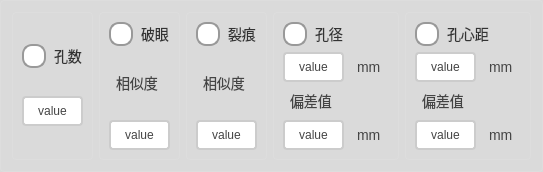
      <widget class="QGroupBox" name="groupBox_10">
       <property name="styleSheet">
        <string notr="true">QGroupBox {
    border: 1px solid #DDD;
    border-radius: 4px;
    font: bold 14px;
    color: #666;
    background-color: rgb(218, 218, 218);
}

QGroupBox::title {
    subcontrol-origin: margin;
    subcontrol-position: top left;
    left: 10px;
    padding: 0 5px;
}</string>
       </property>
       <property name="title">
        <string/>
       </property>
       <layout class="QHBoxLayout" name="horizontalLayout_15">
        <item>
         <widget class="QGroupBox" name="groupBox_4">
          <property name="title">
           <string/>
          </property>
          <layout class="QVBoxLayout" name="verticalLayout_5">
           <item>
            <layout class="QHBoxLayout" name="horizontalLayout_10">
             <item>
              <widget class="QRadioButton" name="rbtn_holesCountEnable">
               <property name="styleSheet">
                <string notr="true">QRadioButton {
    spacing: 8px;
    font-size: 14px;
    color: #333;  /* 保持原始文字颜色 */
}

/* 未选中状态 */
QRadioButton::indicator {
    width: 20px;
    height: 20px;
    border-radius: 10px;
    border: 2px solid #999;
    background: #ffffff;
}

/* 悬停效果 */
QRadioButton::indicator:hover {
    border: 2px solid #666;
}

/* 选中状态 */
QRadioButton::indicator:checked {
    border: 2px solid #FF6B00;  /* 橙色边框 */
}

/* 选中时的内圆 */
QRadioButton::indicator:checked {
    background-color: qradialgradient(
        cx:0.5, cy:0.5,
        radius:0.4,
        fx:0.5, fy:0.5,
        stop:0 #FF6B00,  /* 主橙色 */
        stop:1 transparent
    );
}

/* 禁用状态 */
QRadioButton:::disabled {
    border: 2px solid #ccc;
    background: #eee;
}

/* 点击动画效果 */
QRadioButton::indicator:pressed {
    border: 2px solid #CC5500;  /* 深橙色边框 */
    background-color: qradialgradient(
        cx:0.5, cy:0.5,
        radius:0.5,
        fx:0.5, fy:0.5,
        stop:0 #FFD8B3,  /* 浅橙色渐变 */
        stop:1 transparent
    );
}</string>
               </property>
               <property name="text">
                <string>孔数</string>
               </property>
              </widget>
             </item>
            </layout>
           </item>
           <item>
            <widget class="QPushButton" name="ptn_holesCountValue">
             <property name="styleSheet">
              <string notr="true">QPushButton {
    padding: 6px 14px;
    border: 2px solid #CCC;
    border-radius: 4px;
    background-color: white;
    color: #444;
}

QPushButton:hover {
    border-color: #999;
    background-color: #F5F5F5;
}

QPushButton:pressed {
    border-color: #777;
    background-color: #EEE;
}</string>
             </property>
             <property name="text">
              <string>value</string>
             </property>
            </widget>
           </item>
          </layout>
         </widget>
        </item>
        <item>
         <widget class="QGroupBox" name="groupBox_6">
          <property name="title">
           <string/>
          </property>
          <layout class="QVBoxLayout" name="verticalLayout_6">
           <item>
            <layout class="QHBoxLayout" name="horizontalLayout_11">
             <item>
              <widget class="QRadioButton" name="rbtn_brokenEyeEnable">
               <property name="styleSheet">
                <string notr="true">QRadioButton {
    spacing: 8px;
    font-size: 14px;
    color: #333;  /* 保持原始文字颜色 */
}

/* 未选中状态 */
QRadioButton::indicator {
    width: 20px;
    height: 20px;
    border-radius: 10px;
    border: 2px solid #999;
    background: #ffffff;
}

/* 悬停效果 */
QRadioButton::indicator:hover {
    border: 2px solid #666;
}

/* 选中状态 */
QRadioButton::indicator:checked {
    border: 2px solid #FF6B00;  /* 橙色边框 */
}

/* 选中时的内圆 */
QRadioButton::indicator:checked {
    background-color: qradialgradient(
        cx:0.5, cy:0.5,
        radius:0.4,
        fx:0.5, fy:0.5,
        stop:0 #FF6B00,  /* 主橙色 */
        stop:1 transparent
    );
}

/* 禁用状态 */
QRadioButton:::disabled {
    border: 2px solid #ccc;
    background: #eee;
}

/* 点击动画效果 */
QRadioButton::indicator:pressed {
    border: 2px solid #CC5500;  /* 深橙色边框 */
    background-color: qradialgradient(
        cx:0.5, cy:0.5,
        radius:0.5,
        fx:0.5, fy:0.5,
        stop:0 #FFD8B3,  /* 浅橙色渐变 */
        stop:1 transparent
    );
}</string>
               </property>
               <property name="text">
                <string>破眼</string>
               </property>
              </widget>
             </item>
            </layout>
           </item>
           <item>
            <widget class="QLabel" name="label_17">
             <property name="styleSheet">
              <string notr="true">/* 基础标签样式 */
QLabel {
    color: #444444;          /* 主文字色 */
    font-size: 14px;         /* 标准字号 */
    background: transparent; /* 透明背景 */
    padding: 2px 4px;        /* 基础内边距 */
}

/* 标题样式 */
QLabel.title {
    font-size: 16px;
    font-weight: 600;
    color: #333333;
    border-bottom: 1px solid #DDDDDD; /* 下划线装饰 */
    padding-bottom: 4px;
}

/* 副标题/次要文本 */
QLabel.subtitle {
    color: #666666;
    font-size: 13px;
    font-style: italic;
}

/* 强调文本 */
QLabel.emphasis {
    color: #333333;
    font-weight: 500;
    background-color: #F5F5F5;
    border-radius: 3px;
    padding: 4px 8px;
}

/* 状态标签（成功/警告/错误） */
QLabel[state=&quot;success&quot;] {
    color: #228B22;          /* 森林绿 */
    border-left: 3px solid #228B22;
    padding-left: 8px;
}

QLabel[state=&quot;warning&quot;] {
    color: #FF8C00;          /* 暗橙 */
    border-left: 3px solid #FF8C00;
    padding-left: 8px;
}

QLabel[state=&quot;error&quot;] {
    color: #B22222;          /* 砖红 */
    border-left: 3px solid #B22222;
    padding-left: 8px;
}

/* 数据展示标签 */
QLabel.data {
    color: #2F4F4F;          /* 深石板灰 */
    font-family: monospace;
    border: 1px solid #E0E0E0;
    background-color: #FFFFFF;
    padding: 6px 12px;
    border-radius: 4px;
}

/* 禁用状态 */
QLabel:disabled {
    color: #AAAAAA;
    background-color: transparent;
}

/* 链接样式（伪链接效果） */
QLabel.link {
    color: #4682B4;          /* 钢蓝 */
    text-decoration: underline;
    border-bottom: 1px dotted #4682B4;
}

/* 图标标签 */
QLabel.icon {
    qproperty-alignment: AlignCenter;
    border: 1px solid #E0E0E0;
    border-radius: 4px;
    background-color: #FFFFFF;
    padding: 12px;
}</string>
             </property>
             <property name="text">
              <string>相似度</string>
             </property>
            </widget>
           </item>
           <item>
            <widget class="QPushButton" name="pbtn_brokenEyeSimilarity">
             <property name="styleSheet">
              <string notr="true">QPushButton {
    padding: 6px 14px;
    border: 2px solid #CCC;
    border-radius: 4px;
    background-color: white;
    color: #444;
}

QPushButton:hover {
    border-color: #999;
    background-color: #F5F5F5;
}

QPushButton:pressed {
    border-color: #777;
    background-color: #EEE;
}</string>
             </property>
             <property name="text">
              <string>value</string>
             </property>
            </widget>
           </item>
          </layout>
         </widget>
        </item>
        <item>
         <widget class="QGroupBox" name="groupBox_7">
          <property name="title">
           <string/>
          </property>
          <layout class="QVBoxLayout" name="verticalLayout_7">
           <item>
            <layout class="QHBoxLayout" name="horizontalLayout_12">
             <item>
              <widget class="QRadioButton" name="rbtn_crackEnable">
               <property name="styleSheet">
                <string notr="true">QRadioButton {
    spacing: 8px;
    font-size: 14px;
    color: #333;  /* 保持原始文字颜色 */
}

/* 未选中状态 */
QRadioButton::indicator {
    width: 20px;
    height: 20px;
    border-radius: 10px;
    border: 2px solid #999;
    background: #ffffff;
}

/* 悬停效果 */
QRadioButton::indicator:hover {
    border: 2px solid #666;
}

/* 选中状态 */
QRadioButton::indicator:checked {
    border: 2px solid #FF6B00;  /* 橙色边框 */
}

/* 选中时的内圆 */
QRadioButton::indicator:checked {
    background-color: qradialgradient(
        cx:0.5, cy:0.5,
        radius:0.4,
        fx:0.5, fy:0.5,
        stop:0 #FF6B00,  /* 主橙色 */
        stop:1 transparent
    );
}

/* 禁用状态 */
QRadioButton:::disabled {
    border: 2px solid #ccc;
    background: #eee;
}

/* 点击动画效果 */
QRadioButton::indicator:pressed {
    border: 2px solid #CC5500;  /* 深橙色边框 */
    background-color: qradialgradient(
        cx:0.5, cy:0.5,
        radius:0.5,
        fx:0.5, fy:0.5,
        stop:0 #FFD8B3,  /* 浅橙色渐变 */
        stop:1 transparent
    );
}</string>
               </property>
               <property name="text">
                <string>裂痕</string>
               </property>
              </widget>
             </item>
            </layout>
           </item>
           <item>
            <widget class="QLabel" name="label_19">
             <property name="styleSheet">
              <string notr="true">/* 基础标签样式 */
QLabel {
    color: #444444;          /* 主文字色 */
    font-size: 14px;         /* 标准字号 */
    background: transparent; /* 透明背景 */
    padding: 2px 4px;        /* 基础内边距 */
}

/* 标题样式 */
QLabel.title {
    font-size: 16px;
    font-weight: 600;
    color: #333333;
    border-bottom: 1px solid #DDDDDD; /* 下划线装饰 */
    padding-bottom: 4px;
}

/* 副标题/次要文本 */
QLabel.subtitle {
    color: #666666;
    font-size: 13px;
    font-style: italic;
}

/* 强调文本 */
QLabel.emphasis {
    color: #333333;
    font-weight: 500;
    background-color: #F5F5F5;
    border-radius: 3px;
    padding: 4px 8px;
}

/* 状态标签（成功/警告/错误） */
QLabel[state=&quot;success&quot;] {
    color: #228B22;          /* 森林绿 */
    border-left: 3px solid #228B22;
    padding-left: 8px;
}

QLabel[state=&quot;warning&quot;] {
    color: #FF8C00;          /* 暗橙 */
    border-left: 3px solid #FF8C00;
    padding-left: 8px;
}

QLabel[state=&quot;error&quot;] {
    color: #B22222;          /* 砖红 */
    border-left: 3px solid #B22222;
    padding-left: 8px;
}

/* 数据展示标签 */
QLabel.data {
    color: #2F4F4F;          /* 深石板灰 */
    font-family: monospace;
    border: 1px solid #E0E0E0;
    background-color: #FFFFFF;
    padding: 6px 12px;
    border-radius: 4px;
}

/* 禁用状态 */
QLabel:disabled {
    color: #AAAAAA;
    background-color: transparent;
}

/* 链接样式（伪链接效果） */
QLabel.link {
    color: #4682B4;          /* 钢蓝 */
    text-decoration: underline;
    border-bottom: 1px dotted #4682B4;
}

/* 图标标签 */
QLabel.icon {
    qproperty-alignment: AlignCenter;
    border: 1px solid #E0E0E0;
    border-radius: 4px;
    background-color: #FFFFFF;
    padding: 12px;
}</string>
             </property>
             <property name="text">
              <string>相似度</string>
             </property>
            </widget>
           </item>
           <item>
            <widget class="QPushButton" name="pbtn_crackSimilarity">
             <property name="styleSheet">
              <string notr="true">QPushButton {
    padding: 6px 14px;
    border: 2px solid #CCC;
    border-radius: 4px;
    background-color: white;
    color: #444;
}

QPushButton:hover {
    border-color: #999;
    background-color: #F5F5F5;
}

QPushButton:pressed {
    border-color: #777;
    background-color: #EEE;
}</string>
             </property>
             <property name="text">
              <string>value</string>
             </property>
            </widget>
           </item>
          </layout>
         </widget>
        </item>
        <item>
         <widget class="QGroupBox" name="groupBox_8">
          <property name="title">
           <string/>
          </property>
          <layout class="QVBoxLayout" name="verticalLayout_8">
           <item>
            <layout class="QHBoxLayout" name="horizontalLayout_13">
             <item>
              <widget class="QRadioButton" name="rbtn_apertureEnable">
               <property name="styleSheet">
                <string notr="true">QRadioButton {
    spacing: 8px;
    font-size: 14px;
    color: #333;  /* 保持原始文字颜色 */
}

/* 未选中状态 */
QRadioButton::indicator {
    width: 20px;
    height: 20px;
    border-radius: 10px;
    border: 2px solid #999;
    background: #ffffff;
}

/* 悬停效果 */
QRadioButton::indicator:hover {
    border: 2px solid #666;
}

/* 选中状态 */
QRadioButton::indicator:checked {
    border: 2px solid #FF6B00;  /* 橙色边框 */
}

/* 选中时的内圆 */
QRadioButton::indicator:checked {
    background-color: qradialgradient(
        cx:0.5, cy:0.5,
        radius:0.4,
        fx:0.5, fy:0.5,
        stop:0 #FF6B00,  /* 主橙色 */
        stop:1 transparent
    );
}

/* 禁用状态 */
QRadioButton:::disabled {
    border: 2px solid #ccc;
    background: #eee;
}

/* 点击动画效果 */
QRadioButton::indicator:pressed {
    border: 2px solid #CC5500;  /* 深橙色边框 */
    background-color: qradialgradient(
        cx:0.5, cy:0.5,
        radius:0.5,
        fx:0.5, fy:0.5,
        stop:0 #FFD8B3,  /* 浅橙色渐变 */
        stop:1 transparent
    );
}</string>
               </property>
               <property name="text">
                <string>孔径</string>
               </property>
              </widget>
             </item>
            </layout>
           </item>
           <item>
            <layout class="QHBoxLayout" name="horizontalLayout_21">
             <item>
              <widget class="QPushButton" name="pbtn_apertureValue">
               <property name="styleSheet">
                <string notr="true">QPushButton {
    padding: 6px 14px;
    border: 2px solid #CCC;
    border-radius: 4px;
    background-color: white;
    color: #444;
}

QPushButton:hover {
    border-color: #999;
    background-color: #F5F5F5;
}

QPushButton:pressed {
    border-color: #777;
    background-color: #EEE;
}</string>
               </property>
               <property name="text">
                <string>value</string>
               </property>
              </widget>
             </item>
             <item>
              <widget class="QLabel" name="label_21">
               <property name="styleSheet">
                <string notr="true">/* 基础标签样式 */
QLabel {
    color: #444444;          /* 主文字色 */
    font-size: 14px;         /* 标准字号 */
    background: transparent; /* 透明背景 */
    padding: 2px 4px;        /* 基础内边距 */
}

/* 标题样式 */
QLabel.title {
    font-size: 16px;
    font-weight: 600;
    color: #333333;
    border-bottom: 1px solid #DDDDDD; /* 下划线装饰 */
    padding-bottom: 4px;
}

/* 副标题/次要文本 */
QLabel.subtitle {
    color: #666666;
    font-size: 13px;
    font-style: italic;
}

/* 强调文本 */
QLabel.emphasis {
    color: #333333;
    font-weight: 500;
    background-color: #F5F5F5;
    border-radius: 3px;
    padding: 4px 8px;
}

/* 状态标签（成功/警告/错误） */
QLabel[state=&quot;success&quot;] {
    color: #228B22;          /* 森林绿 */
    border-left: 3px solid #228B22;
    padding-left: 8px;
}

QLabel[state=&quot;warning&quot;] {
    color: #FF8C00;          /* 暗橙 */
    border-left: 3px solid #FF8C00;
    padding-left: 8px;
}

QLabel[state=&quot;error&quot;] {
    color: #B22222;          /* 砖红 */
    border-left: 3px solid #B22222;
    padding-left: 8px;
}

/* 数据展示标签 */
QLabel.data {
    color: #2F4F4F;          /* 深石板灰 */
    font-family: monospace;
    border: 1px solid #E0E0E0;
    background-color: #FFFFFF;
    padding: 6px 12px;
    border-radius: 4px;
}

/* 禁用状态 */
QLabel:disabled {
    color: #AAAAAA;
    background-color: transparent;
}

/* 链接样式（伪链接效果） */
QLabel.link {
    color: #4682B4;          /* 钢蓝 */
    text-decoration: underline;
    border-bottom: 1px dotted #4682B4;
}

/* 图标标签 */
QLabel.icon {
    qproperty-alignment: AlignCenter;
    border: 1px solid #E0E0E0;
    border-radius: 4px;
    background-color: #FFFFFF;
    padding: 12px;
}</string>
               </property>
               <property name="text">
                <string>mm</string>
               </property>
              </widget>
             </item>
            </layout>
           </item>
           <item>
            <widget class="QLabel" name="label_28">
             <property name="styleSheet">
              <string notr="true">/* 基础标签样式 */
QLabel {
    color: #444444;          /* 主文字色 */
    font-size: 14px;         /* 标准字号 */
    background: transparent; /* 透明背景 */
    padding: 2px 4px;        /* 基础内边距 */
}

/* 标题样式 */
QLabel.title {
    font-size: 16px;
    font-weight: 600;
    color: #333333;
    border-bottom: 1px solid #DDDDDD; /* 下划线装饰 */
    padding-bottom: 4px;
}

/* 副标题/次要文本 */
QLabel.subtitle {
    color: #666666;
    font-size: 13px;
    font-style: italic;
}

/* 强调文本 */
QLabel.emphasis {
    color: #333333;
    font-weight: 500;
    background-color: #F5F5F5;
    border-radius: 3px;
    padding: 4px 8px;
}

/* 状态标签（成功/警告/错误） */
QLabel[state=&quot;success&quot;] {
    color: #228B22;          /* 森林绿 */
    border-left: 3px solid #228B22;
    padding-left: 8px;
}

QLabel[state=&quot;warning&quot;] {
    color: #FF8C00;          /* 暗橙 */
    border-left: 3px solid #FF8C00;
    padding-left: 8px;
}

QLabel[state=&quot;error&quot;] {
    color: #B22222;          /* 砖红 */
    border-left: 3px solid #B22222;
    padding-left: 8px;
}

/* 数据展示标签 */
QLabel.data {
    color: #2F4F4F;          /* 深石板灰 */
    font-family: monospace;
    border: 1px solid #E0E0E0;
    background-color: #FFFFFF;
    padding: 6px 12px;
    border-radius: 4px;
}

/* 禁用状态 */
QLabel:disabled {
    color: #AAAAAA;
    background-color: transparent;
}

/* 链接样式（伪链接效果） */
QLabel.link {
    color: #4682B4;          /* 钢蓝 */
    text-decoration: underline;
    border-bottom: 1px dotted #4682B4;
}

/* 图标标签 */
QLabel.icon {
    qproperty-alignment: AlignCenter;
    border: 1px solid #E0E0E0;
    border-radius: 4px;
    background-color: #FFFFFF;
    padding: 12px;
}</string>
             </property>
             <property name="text">
              <string>偏差值</string>
             </property>
            </widget>
           </item>
           <item>
            <layout class="QHBoxLayout" name="horizontalLayout_22">
             <item>
              <widget class="QPushButton" name="pbtn_apertureSimilarity">
               <property name="styleSheet">
                <string notr="true">QPushButton {
    padding: 6px 14px;
    border: 2px solid #CCC;
    border-radius: 4px;
    background-color: white;
    color: #444;
}

QPushButton:hover {
    border-color: #999;
    background-color: #F5F5F5;
}

QPushButton:pressed {
    border-color: #777;
    background-color: #EEE;
}</string>
               </property>
               <property name="text">
                <string>value</string>
               </property>
              </widget>
             </item>
             <item>
              <widget class="QLabel" name="label_22">
               <property name="styleSheet">
                <string notr="true">/* 基础标签样式 */
QLabel {
    color: #444444;          /* 主文字色 */
    font-size: 14px;         /* 标准字号 */
    background: transparent; /* 透明背景 */
    padding: 2px 4px;        /* 基础内边距 */
}

/* 标题样式 */
QLabel.title {
    font-size: 16px;
    font-weight: 600;
    color: #333333;
    border-bottom: 1px solid #DDDDDD; /* 下划线装饰 */
    padding-bottom: 4px;
}

/* 副标题/次要文本 */
QLabel.subtitle {
    color: #666666;
    font-size: 13px;
    font-style: italic;
}

/* 强调文本 */
QLabel.emphasis {
    color: #333333;
    font-weight: 500;
    background-color: #F5F5F5;
    border-radius: 3px;
    padding: 4px 8px;
}

/* 状态标签（成功/警告/错误） */
QLabel[state=&quot;success&quot;] {
    color: #228B22;          /* 森林绿 */
    border-left: 3px solid #228B22;
    padding-left: 8px;
}

QLabel[state=&quot;warning&quot;] {
    color: #FF8C00;          /* 暗橙 */
    border-left: 3px solid #FF8C00;
    padding-left: 8px;
}

QLabel[state=&quot;error&quot;] {
    color: #B22222;          /* 砖红 */
    border-left: 3px solid #B22222;
    padding-left: 8px;
}

/* 数据展示标签 */
QLabel.data {
    color: #2F4F4F;          /* 深石板灰 */
    font-family: monospace;
    border: 1px solid #E0E0E0;
    background-color: #FFFFFF;
    padding: 6px 12px;
    border-radius: 4px;
}

/* 禁用状态 */
QLabel:disabled {
    color: #AAAAAA;
    background-color: transparent;
}

/* 链接样式（伪链接效果） */
QLabel.link {
    color: #4682B4;          /* 钢蓝 */
    text-decoration: underline;
    border-bottom: 1px dotted #4682B4;
}

/* 图标标签 */
QLabel.icon {
    qproperty-alignment: AlignCenter;
    border: 1px solid #E0E0E0;
    border-radius: 4px;
    background-color: #FFFFFF;
    padding: 12px;
}</string>
               </property>
               <property name="text">
                <string>mm</string>
               </property>
              </widget>
             </item>
            </layout>
           </item>
          </layout>
         </widget>
        </item>
        <item>
         <widget class="QGroupBox" name="groupBox_9">
          <property name="title">
           <string/>
          </property>
          <layout class="QVBoxLayout" name="verticalLayout_9">
           <item>
            <layout class="QHBoxLayout" name="horizontalLayout_14">
             <item>
              <widget class="QRadioButton" name="rbtn_holeCenterDistanceEnable">
               <property name="styleSheet">
                <string notr="true">QRadioButton {
    spacing: 8px;
    font-size: 14px;
    color: #333;  /* 保持原始文字颜色 */
}

/* 未选中状态 */
QRadioButton::indicator {
    width: 20px;
    height: 20px;
    border-radius: 10px;
    border: 2px solid #999;
    background: #ffffff;
}

/* 悬停效果 */
QRadioButton::indicator:hover {
    border: 2px solid #666;
}

/* 选中状态 */
QRadioButton::indicator:checked {
    border: 2px solid #FF6B00;  /* 橙色边框 */
}

/* 选中时的内圆 */
QRadioButton::indicator:checked {
    background-color: qradialgradient(
        cx:0.5, cy:0.5,
        radius:0.4,
        fx:0.5, fy:0.5,
        stop:0 #FF6B00,  /* 主橙色 */
        stop:1 transparent
    );
}

/* 禁用状态 */
QRadioButton:::disabled {
    border: 2px solid #ccc;
    background: #eee;
}

/* 点击动画效果 */
QRadioButton::indicator:pressed {
    border: 2px solid #CC5500;  /* 深橙色边框 */
    background-color: qradialgradient(
        cx:0.5, cy:0.5,
        radius:0.5,
        fx:0.5, fy:0.5,
        stop:0 #FFD8B3,  /* 浅橙色渐变 */
        stop:1 transparent
    );
}</string>
               </property>
               <property name="text">
                <string>孔心距</string>
               </property>
              </widget>
             </item>
            </layout>
           </item>
           <item>
            <layout class="QHBoxLayout" name="horizontalLayout_23">
             <item>
              <widget class="QPushButton" name="pbtn_holeCenterDistanceValue">
               <property name="styleSheet">
                <string notr="true">QPushButton {
    padding: 6px 14px;
    border: 2px solid #CCC;
    border-radius: 4px;
    background-color: white;
    color: #444;
}

QPushButton:hover {
    border-color: #999;
    background-color: #F5F5F5;
}

QPushButton:pressed {
    border-color: #777;
    background-color: #EEE;
}</string>
               </property>
               <property name="text">
                <string>value</string>
               </property>
              </widget>
             </item>
             <item>
              <widget class="QLabel" name="label_23">
               <property name="styleSheet">
                <string notr="true">/* 基础标签样式 */
QLabel {
    color: #444444;          /* 主文字色 */
    font-size: 14px;         /* 标准字号 */
    background: transparent; /* 透明背景 */
    padding: 2px 4px;        /* 基础内边距 */
}

/* 标题样式 */
QLabel.title {
    font-size: 16px;
    font-weight: 600;
    color: #333333;
    border-bottom: 1px solid #DDDDDD; /* 下划线装饰 */
    padding-bottom: 4px;
}

/* 副标题/次要文本 */
QLabel.subtitle {
    color: #666666;
    font-size: 13px;
    font-style: italic;
}

/* 强调文本 */
QLabel.emphasis {
    color: #333333;
    font-weight: 500;
    background-color: #F5F5F5;
    border-radius: 3px;
    padding: 4px 8px;
}

/* 状态标签（成功/警告/错误） */
QLabel[state=&quot;success&quot;] {
    color: #228B22;          /* 森林绿 */
    border-left: 3px solid #228B22;
    padding-left: 8px;
}

QLabel[state=&quot;warning&quot;] {
    color: #FF8C00;          /* 暗橙 */
    border-left: 3px solid #FF8C00;
    padding-left: 8px;
}

QLabel[state=&quot;error&quot;] {
    color: #B22222;          /* 砖红 */
    border-left: 3px solid #B22222;
    padding-left: 8px;
}

/* 数据展示标签 */
QLabel.data {
    color: #2F4F4F;          /* 深石板灰 */
    font-family: monospace;
    border: 1px solid #E0E0E0;
    background-color: #FFFFFF;
    padding: 6px 12px;
    border-radius: 4px;
}

/* 禁用状态 */
QLabel:disabled {
    color: #AAAAAA;
    background-color: transparent;
}

/* 链接样式（伪链接效果） */
QLabel.link {
    color: #4682B4;          /* 钢蓝 */
    text-decoration: underline;
    border-bottom: 1px dotted #4682B4;
}

/* 图标标签 */
QLabel.icon {
    qproperty-alignment: AlignCenter;
    border: 1px solid #E0E0E0;
    border-radius: 4px;
    background-color: #FFFFFF;
    padding: 12px;
}</string>
               </property>
               <property name="text">
                <string>mm</string>
               </property>
              </widget>
             </item>
            </layout>
           </item>
           <item>
            <widget class="QLabel" name="label_29">
             <property name="styleSheet">
              <string notr="true">/* 基础标签样式 */
QLabel {
    color: #444444;          /* 主文字色 */
    font-size: 14px;         /* 标准字号 */
    background: transparent; /* 透明背景 */
    padding: 2px 4px;        /* 基础内边距 */
}

/* 标题样式 */
QLabel.title {
    font-size: 16px;
    font-weight: 600;
    color: #333333;
    border-bottom: 1px solid #DDDDDD; /* 下划线装饰 */
    padding-bottom: 4px;
}

/* 副标题/次要文本 */
QLabel.subtitle {
    color: #666666;
    font-size: 13px;
    font-style: italic;
}

/* 强调文本 */
QLabel.emphasis {
    color: #333333;
    font-weight: 500;
    background-color: #F5F5F5;
    border-radius: 3px;
    padding: 4px 8px;
}

/* 状态标签（成功/警告/错误） */
QLabel[state=&quot;success&quot;] {
    color: #228B22;          /* 森林绿 */
    border-left: 3px solid #228B22;
    padding-left: 8px;
}

QLabel[state=&quot;warning&quot;] {
    color: #FF8C00;          /* 暗橙 */
    border-left: 3px solid #FF8C00;
    padding-left: 8px;
}

QLabel[state=&quot;error&quot;] {
    color: #B22222;          /* 砖红 */
    border-left: 3px solid #B22222;
    padding-left: 8px;
}

/* 数据展示标签 */
QLabel.data {
    color: #2F4F4F;          /* 深石板灰 */
    font-family: monospace;
    border: 1px solid #E0E0E0;
    background-color: #FFFFFF;
    padding: 6px 12px;
    border-radius: 4px;
}

/* 禁用状态 */
QLabel:disabled {
    color: #AAAAAA;
    background-color: transparent;
}

/* 链接样式（伪链接效果） */
QLabel.link {
    color: #4682B4;          /* 钢蓝 */
    text-decoration: underline;
    border-bottom: 1px dotted #4682B4;
}

/* 图标标签 */
QLabel.icon {
    qproperty-alignment: AlignCenter;
    border: 1px solid #E0E0E0;
    border-radius: 4px;
    background-color: #FFFFFF;
    padding: 12px;
}</string>
             </property>
             <property name="text">
              <string>偏差值</string>
             </property>
            </widget>
           </item>
           <item>
            <layout class="QHBoxLayout" name="horizontalLayout_24">
             <item>
              <widget class="QPushButton" name="pbtn_holeCenterDistanceSimilarity">
               <property name="styleSheet">
                <string notr="true">QPushButton {
    padding: 6px 14px;
    border: 2px solid #CCC;
    border-radius: 4px;
    background-color: white;
    color: #444;
}

QPushButton:hover {
    border-color: #999;
    background-color: #F5F5F5;
}

QPushButton:pressed {
    border-color: #777;
    background-color: #EEE;
}</string>
               </property>
               <property name="text">
                <string>value</string>
               </property>
              </widget>
             </item>
             <item>
              <widget class="QLabel" name="label_30">
               <property name="styleSheet">
                <string notr="true">/* 基础标签样式 */
QLabel {
    color: #444444;          /* 主文字色 */
    font-size: 14px;         /* 标准字号 */
    background: transparent; /* 透明背景 */
    padding: 2px 4px;        /* 基础内边距 */
}

/* 标题样式 */
QLabel.title {
    font-size: 16px;
    font-weight: 600;
    color: #333333;
    border-bottom: 1px solid #DDDDDD; /* 下划线装饰 */
    padding-bottom: 4px;
}

/* 副标题/次要文本 */
QLabel.subtitle {
    color: #666666;
    font-size: 13px;
    font-style: italic;
}

/* 强调文本 */
QLabel.emphasis {
    color: #333333;
    font-weight: 500;
    background-color: #F5F5F5;
    border-radius: 3px;
    padding: 4px 8px;
}

/* 状态标签（成功/警告/错误） */
QLabel[state=&quot;success&quot;] {
    color: #228B22;          /* 森林绿 */
    border-left: 3px solid #228B22;
    padding-left: 8px;
}

QLabel[state=&quot;warning&quot;] {
    color: #FF8C00;          /* 暗橙 */
    border-left: 3px solid #FF8C00;
    padding-left: 8px;
}

QLabel[state=&quot;error&quot;] {
    color: #B22222;          /* 砖红 */
    border-left: 3px solid #B22222;
    padding-left: 8px;
}

/* 数据展示标签 */
QLabel.data {
    color: #2F4F4F;          /* 深石板灰 */
    font-family: monospace;
    border: 1px solid #E0E0E0;
    background-color: #FFFFFF;
    padding: 6px 12px;
    border-radius: 4px;
}

/* 禁用状态 */
QLabel:disabled {
    color: #AAAAAA;
    background-color: transparent;
}

/* 链接样式（伪链接效果） */
QLabel.link {
    color: #4682B4;          /* 钢蓝 */
    text-decoration: underline;
    border-bottom: 1px dotted #4682B4;
}

/* 图标标签 */
QLabel.icon {
    qproperty-alignment: AlignCenter;
    border: 1px solid #E0E0E0;
    border-radius: 4px;
    background-color: #FFFFFF;
    padding: 12px;
}</string>
               </property>
               <property name="text">
                <string>mm</string>
               </property>
              </widget>
             </item>
            </layout>
           </item>
          </layout>
         </widget>
        </item>
       </layout>
      </widget>
